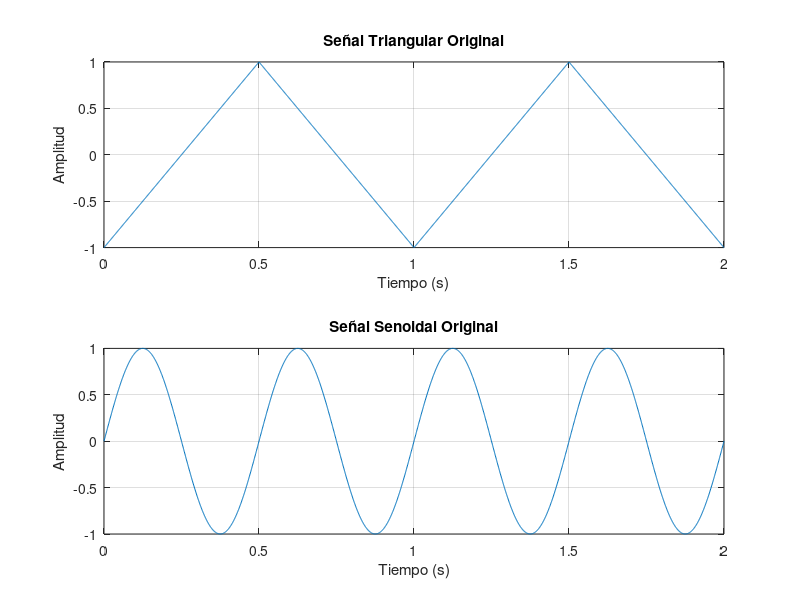
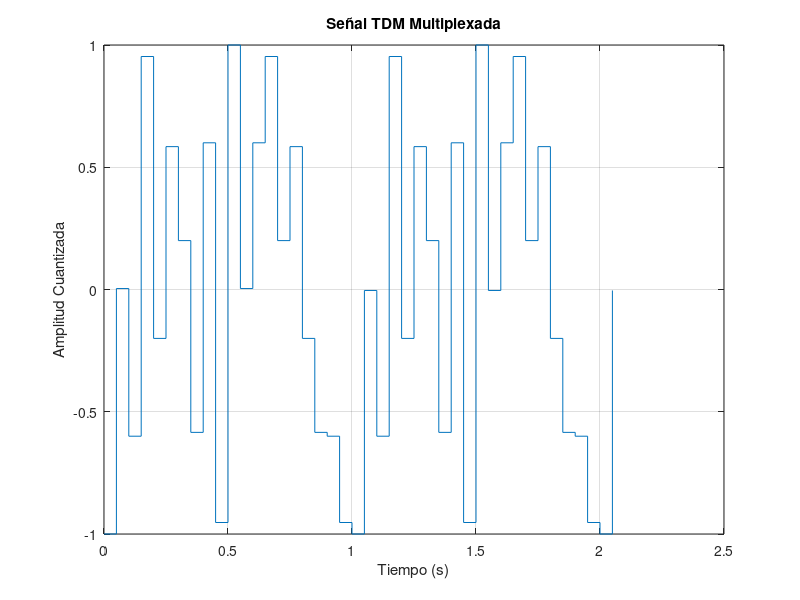
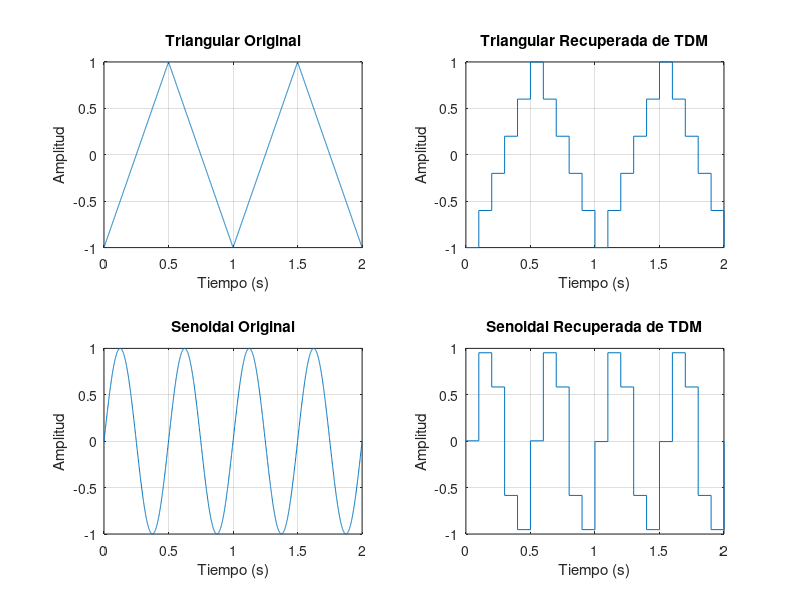

Write MATLAB code to recreate these figures, in order.
% Código en MATLAB para generar señales, convertir a PCM, muestrear, multiplexar en TDM y recuperar señales.
% Este código está diseñado para estudiantes de mitad de carrera en telecomunicaciones, con explicaciones detalladas.
% Nivel intermedio: Utiliza funciones básicas de MATLAB para señales (sin toolboxes especiales como Signal Processing Toolbox,
% aunque se asume que está disponible para funciones como sawtooth y stairs).

% Paso 1: Generación de una señal triangular y senoidal.
% - Señal triangular: Utilizamos la función sawtooth(t, width) donde width=0.5 genera una onda triangular simétrica.
%   La frecuencia se define como f_tri, y el tiempo t se genera con linspace para un vector uniforme.
% - Señal senoidal: Utilizamos sin(2*pi*f_sin*t) para una onda sinusoidal estándar.
% Definimos parámetros iniciales:
f_tri = 1;      % Frecuencia de la señal triangular en Hz (baja para visualización clara).
f_sin = 2;      % Frecuencia de la señal senoidal en Hz (diferente para distinguir).
A = 1;          % Amplitud de ambas señales (normalizada para simplicidad).
duracion = 2;   % Duración total de la señal en segundos.
fs_cont = 1000; % Frecuencia de muestreo alta para simular señal continua (mucho mayor que Nyquist para plotting suave).
t = linspace(0, duracion, duracion * fs_cont);  % Vector de tiempo continuo usando linspace(num_inicio, num_fin, num_puntos).

% Generar señales:
senal_tri = A * sawtooth(2*pi*f_tri*t, 0.5);  % sawtooth genera onda diente de sierra; con 0.5 es triangular.
senal_sin = A * sin(2*pi*f_sin*t);            % sin() para sinusoidal.

% Plotear señales originales para verificación (opcional, pero útil para entender).
figure(1);
subplot(2,1,1);
plot(t, senal_tri);
title('Señal Triangular Original');
xlabel('Tiempo (s)');
ylabel('Amplitud');
grid on;

subplot(2,1,2);
plot(t, senal_sin);
title('Señal Senoidal Original');
xlabel('Tiempo (s)');
ylabel('Amplitud');
grid on;

% Paso 2: Conversión de las señales a PCM.
% PCM (Pulse Code Modulation) involucra: muestreo (ver paso 3), cuantización y codificación.
% Aquí, preparamos para cuantización asumiendo muestreo posterior.
% Definimos parámetros para PCM:
n_bits = 8;     % Número de bits para cuantización (resolución 2^n niveles).
V_max = A;      % Voltaje máximo (amplitud máxima de la señal).
V_min = -A;     % Voltaje mínimo (para señales bipolares como estas).
niveles = 2^n_bits;  % Número de niveles de cuantización.

% La cuantización se hará después del muestreo en el paso 3, ya que PCM requiere muestreo primero.
% Función para cuantizar: Usaremos round() para cuantización uniforme.
delta = (V_max - V_min) / (niveles - 1);  % Paso de cuantización.

% Paso 3: Emular un muestreador con frecuencia de muestreo adecuada para Nyquist.
% Teorema de Nyquist: fs >= 2 * f_max para evitar aliasing.
% f_max = max(f_tri, f_sin) = 2 Hz, así que fs >= 4 Hz. Usamos fs = 10 Hz para margen.
fs = 10;  % Frecuencia de muestreo en Hz.
Ts = 1/fs;  % Período de muestreo.
num_muestras = floor(duracion / Ts) + 1;  % Número de muestras (floor para entero).
t_muestras = 0:Ts:duracion;  % Vector de tiempo muestreado (usando colon operator para pasos uniformes).

% Muestrear señales: Interpolamos las señales continuas en los puntos de muestreo.
% Usamos interp1 para interpolar (lineal por defecto, adecuado para señales suaves).
senal_tri_muest = interp1(t, senal_tri, t_muestras, 'linear');
senal_sin_muest = interp1(t, senal_sin, t_muestras, 'linear');

% Ahora, aplicar cuantización para completar PCM.
% Cuantizar: Redondear a niveles más cercanos.
senal_tri_quant = V_min + round((senal_tri_muest - V_min) / delta) * delta;
senal_sin_quant = V_min + round((senal_sin_muest - V_min) / delta) * delta;

% Codificación: Convertir a binario (representación como strings para simplicidad, no esencial para TDM).
% Para TDM, usaremos las muestras cuantizadas directamente (valores numéricos), ya que TDM multiplexa en tiempo.

% Paso 4: Obtener la señal TDM a partir del muestreador para cada señal.
% TDM (Time Division Multiplexing): Para 2 señales, intercalamos muestras: [muestra1_tri, muestra1_sin, muestra2_tri, muestra2_sin, ...]
% Asumimos multiplexación síncrona simple (mismo fs para ambas).
% Vector TDM: Usamos reshape y transpose para intercalar.
senal_tdm = zeros(1, 2 * num_muestras);  % Prealocar vector TDM (doble longitud).
senal_tdm(1:2:end) = senal_tri_quant;    % Posiciones impares: señal triangular (1-based indexing en MATLAB).
senal_tdm(2:2:end) = senal_sin_quant;    % Posiciones pares: señal senoidal.

% Tiempo para TDM: Cada "slot" es Ts/2, ya que multiplexamos 2 señales.
Ts_tdm = Ts / 2;  % Período efectivo por slot.
t_tdm = 0:Ts_tdm:(2*num_muestras-1)*Ts_tdm;  % Vector de tiempo para TDM.

% Plotear TDM para verificación.
figure(2);
stairs(t_tdm, senal_tdm);  % stairs() para plotear como escalones, simulando señal digital multiplexada.
title('Señal TDM Multiplexada');
xlabel('Tiempo (s)');
ylabel('Amplitud Cuantizada');
grid on;

% Paso 5: Recuperar cada señal transmitida por TDM y mostrar en una figura con subplot.
% Demultiplexar: Extraer impares para tri, pares para sin.
senal_tri_rec = senal_tdm(1:2:end);  % Recuperar triangular.
senal_sin_rec = senal_tdm(2:2:end);  % Recuperar senoidal.

% Para reconstruir, usamos hold (zero-order hold) simulando con stairs, o interpolamos de vuelta.
% Aquí, ploteamos las recuperadas en tiempo original de muestreo.

% Figura con subplots: Originales vs Recuperadas.
figure(3);
subplot(2,2,1);
plot(t, senal_tri);
title('Triangular Original');
xlabel('Tiempo (s)');
ylabel('Amplitud');
grid on;

subplot(2,2,2);
stairs(t_muestras, senal_tri_rec);  % Usamos stairs para mostrar como muestras hold.
title('Triangular Recuperada de TDM');
xlabel('Tiempo (s)');
ylabel('Amplitud');
grid on;

subplot(2,2,3);
plot(t, senal_sin);
title('Senoidal Original');
xlabel('Tiempo (s)');
ylabel('Amplitud');
grid on;

subplot(2,2,4);
stairs(t_muestras, senal_sin_rec);
title('Senoidal Recuperada de TDM');
xlabel('Tiempo (s)');
ylabel('Amplitud');
grid on;

% Notas adicionales:
% - En un sistema real, TDM incluiría sincronización (e.g., frames), pero aquí es simplificado.
% - No se incluye ruido o transmisión; asume canal ideal.
% - Para reconstrucción perfecta, usar filtro paso bajo post-demux, pero omitido por simplicidad.

% Especificaciones adicionales requeridas:
% - Este código asume MATLAB base con funciones como sawtooth (de Signal Processing Toolbox). Si no está disponible, reemplaza sawtooth con una implementación manual: senal_tri = 2*A*(t*f_tri - floor(t*f_tri + 0.5)).
% - Ajusta fs, f_tri, f_sin según necesidades (e.g., para aliasing, reduce fs < 4 Hz).
% - Para más precisión en PCM, considera mu-law o A-law, pero aquí es lineal.
% - Ejecuta en MATLAB R2020 o superior para compatibilidad.